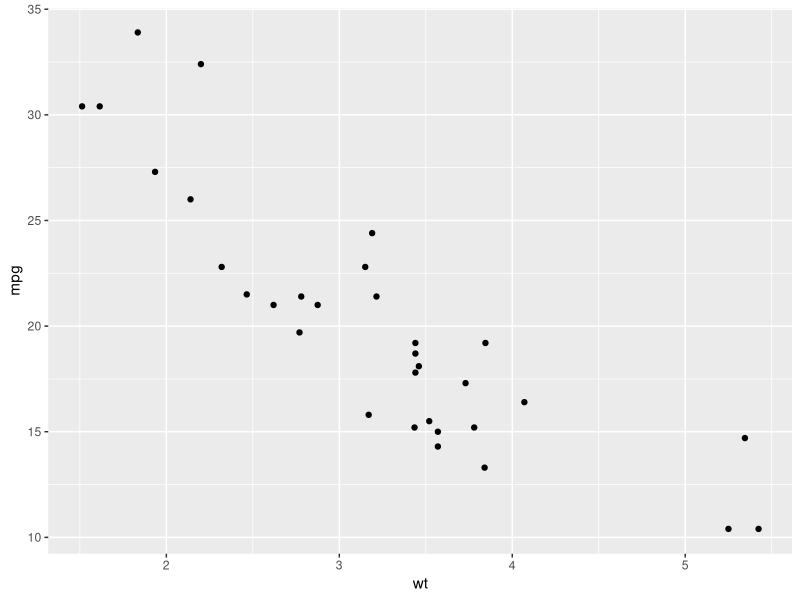
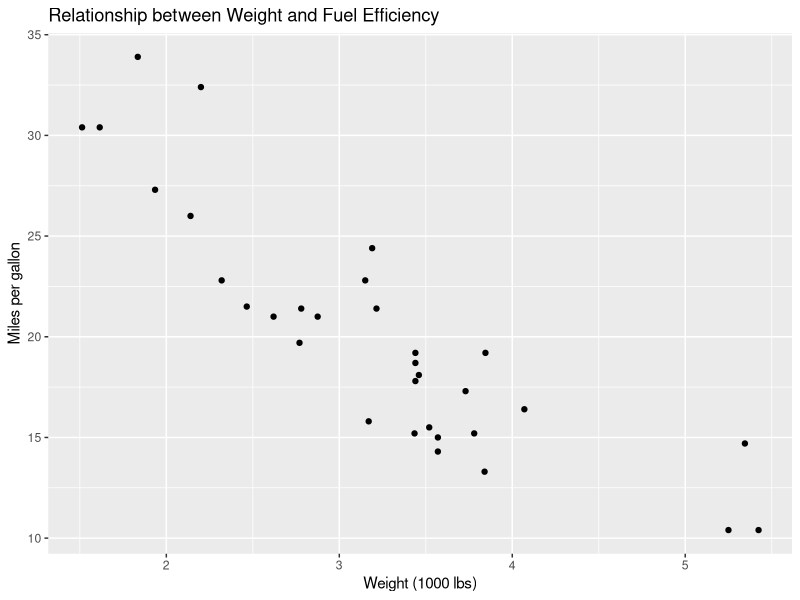
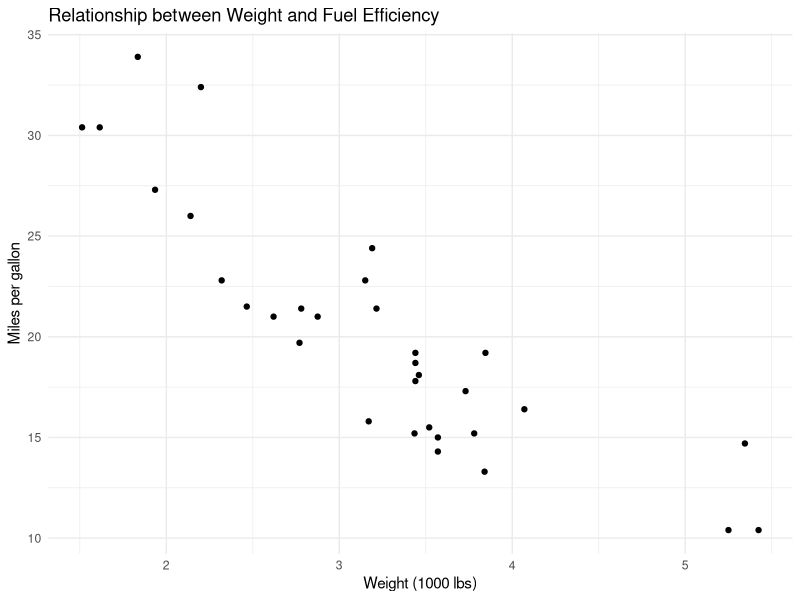
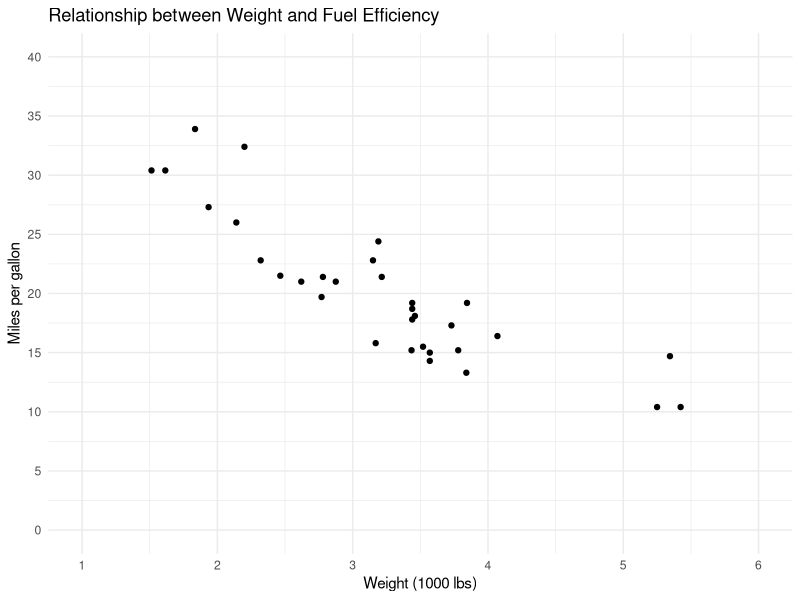
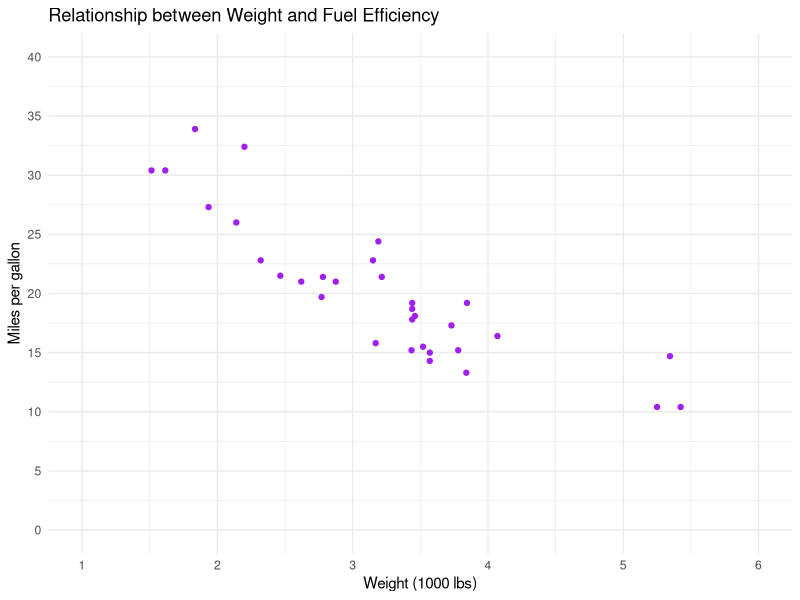
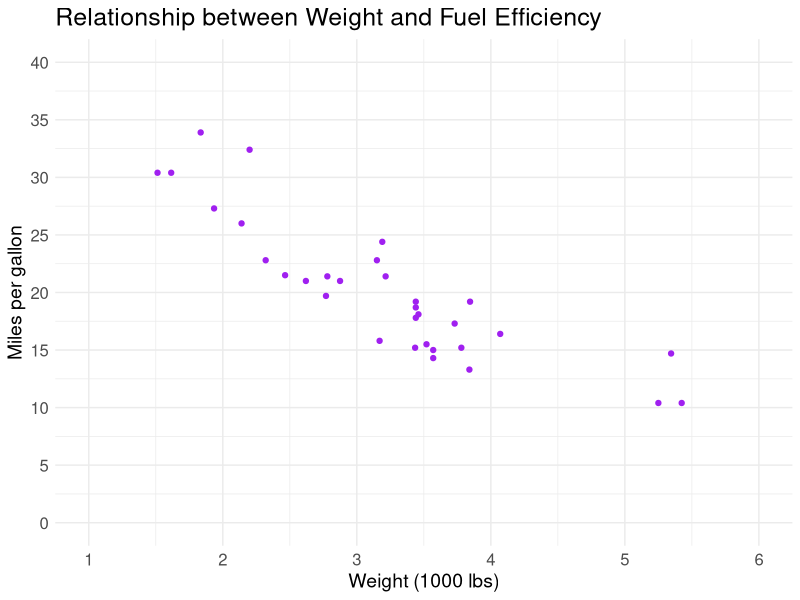
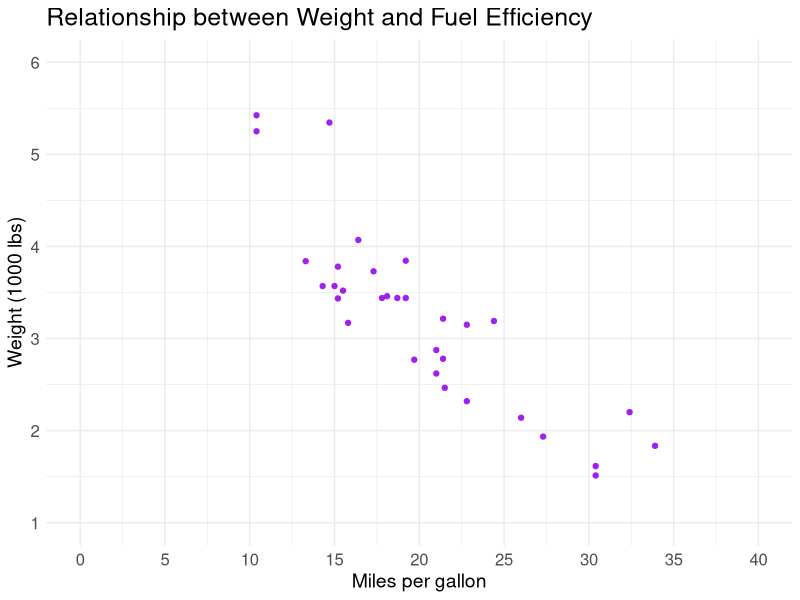
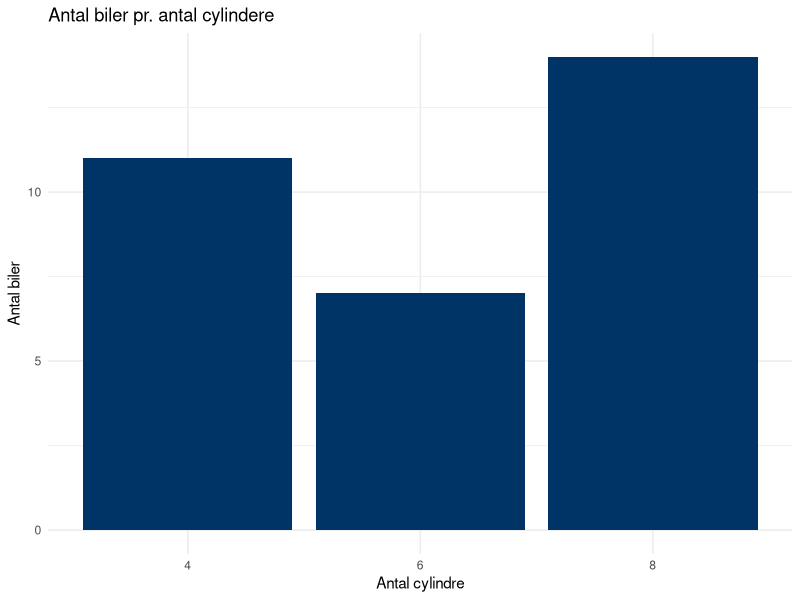

The R script that drew these images, in order:
## ---- chunk 1
library(ggplot2)

ggplot(data = mtcars) +
  aes(x = wt, y = mpg) +
  geom_point()

## ---- chunk 2
library(ggplot2)

ggplot(data = mtcars) +
  aes(x = wt, y = mpg) +
  geom_point() +
  labs(
    title = "Relationship between Weight and Fuel Efficiency",
    x = "Weight (1000 lbs)",
    y = "Miles per gallon"
  )

## ---- chunk 3
library(ggplot2)

ggplot(data = mtcars) +
  aes(x = wt, y = mpg) +
  geom_point() +
  labs(
    title = "Relationship between Weight and Fuel Efficiency",
    x = "Weight (1000 lbs)",
    y = "Miles per gallon") +
  theme_minimal()

## ---- chunk 4
library(ggplot2)

ggplot(data = mtcars) +
  aes(x = wt, y = mpg) +
  geom_point() +
  labs(
    title = "Relationship between Weight and Fuel Efficiency",
    x = "Weight (1000 lbs)",
    y = "Miles per gallon") +
  theme_minimal()+
  scale_x_continuous(limits = c(1, 6), breaks = seq(1, 6, by = 1)) +
  scale_y_continuous(limits = c(0, 40), breaks = seq(0, 40, by = 5)) 
## ---- chunk 5
library(ggplot2)

ggplot(data = mtcars) +
  aes(x = wt, y = mpg) +
  geom_point(color="purple") +
  labs(
    title = "Relationship between Weight and Fuel Efficiency",
    x = "Weight (1000 lbs)",
    y = "Miles per gallon") +
  theme_minimal()+
  scale_x_continuous(limits = c(1, 6), breaks = seq(1, 6, by = 1)) +
  scale_y_continuous(limits = c(0, 40), breaks = seq(0, 40, by = 5)) 
## ---- chunk 6
library(ggplot2)

ggplot(data = mtcars) +
  aes(x = wt, y = mpg) +
  geom_point(color="purple") +
  labs(
    title = "Relationship between Weight and Fuel Efficiency",
    x = "Weight (1000 lbs)",
    y = "Miles per gallon"
  ) +
  theme_minimal() +
  scale_x_continuous(limits = c(1, 6), breaks = seq(1, 6, by = 1)) +
  scale_y_continuous(limits = c(0, 40), breaks = seq(0, 40, by = 5))+
  theme(
    plot.title = element_text(size = 18),          # Ændrer titelstørrelsen
    axis.title.x = element_text(size = 14),        # Ændrer størrelsen på x-aksetitlen
    axis.title.y = element_text(size = 14),        # Ændrer størrelsen på y-aksetitlen
    axis.text.x = element_text(size = 12),         # Ændrer størrelsen på x-akse tekst (ticks)
    axis.text.y = element_text(size = 12))          # Ændrer størrelsen på y-akse tekst (ticks)

## ---- chunk 7
library(ggplot2)

ggplot(data = mtcars) +
  aes(x = wt, y = mpg) +
  geom_point(color="purple") +
  labs(
    title = "Relationship between Weight and Fuel Efficiency",
    x = "Weight (1000 lbs)",
    y = "Miles per gallon"
  ) +
  theme_minimal() +
  scale_x_continuous(limits = c(1, 6), breaks = seq(1, 6, by = 1)) +
  scale_y_continuous(limits = c(0, 40), breaks = seq(0, 40, by = 5))+
  theme(
    plot.title = element_text(size = 18),          # Ændrer titelstørrelsen
    axis.title.x = element_text(size = 14),        # Ændrer størrelsen på x-aksetitlen
    axis.title.y = element_text(size = 14),        # Ændrer størrelsen på y-aksetitlen
    axis.text.x = element_text(size = 12),         # Ændrer størrelsen på x-akse tekst (ticks)
    axis.text.y = element_text(size = 12)) +  # Ændrer størrelsen på y-akse tekst (ticks) 
  coord_flip() # Roterer akserne

## ---- chunk 8
ggplot(mtcars) +
  aes(x = factor(cyl)) +  # Omform cyl til en kategorisk variabel
  geom_bar(fill = "#003366") +
  labs(
    title = "Antal biler pr. antal cylindere",
    x = "Antal cylindre",
    y = "Antal biler"
  ) +
  theme_minimal()
## ---- chunk 9
ggplot(mtcars) +
  aes(x = mpg) +
  geom_histogram(binwidth = 2, fill = "#003366", color = "black") +
  labs(
    title = "Histogram af brændstoføkonomi",
    x = "Miles per gallon (mpg)",
    y = "Antal biler"
  ) +
  theme_minimal()
## ---- chunk 10
ggplot(mtcars) +
  aes(x = "", y = mpg) +  # "" for at undgå en x-akse kategori, og y for at angive mpg
  geom_boxplot(fill = "#003366", color = "black") +  # Ændring af farver
  labs(
    title = "Boksplot af brændstoføkonomi",
    x = "",  # Tomt for at undgå en x-akse etiket
    y = "Miles per gallon (mpg)"
  ) +
  theme_minimal()
## ---- chunk 11
ggplot(mtcars) +
  aes(x = factor(cyl), fill = factor(gear)) +
  geom_bar(position = "dodge") +
  labs(
    title = "Fordeling af biler pr. cylinder og gear",
    x = "Antal cylindre",
    y = "Antal biler",
    fill = "Antal gear"
  ) +
  theme_minimal()
## ---- chunk 12
ggplot(mtcars) +
  aes(x = factor(cyl), y = factor(gear)) +
  geom_jitter(width = 0.2, height = 0.2) +
  labs(
    title = "Spredning af biler mellem cylinder og gear",
    x = "Antal cylindre",
    y = "Antal gear"
  ) +
  theme_minimal()
## ---- chunk 13
ggplot(mtcars) +
  aes(x = factor(cyl), y = mpg) +
  geom_boxplot() +
  labs(
    title = "Brændstoføkonomi pr. cylinder",
    x = "Antal cylindre",
    y = "Miles per gallon"
  ) +
  theme_minimal()
## ---- chunk 14
ggplot(mtcars) +
  aes(x = wt, y = mpg) +
  geom_point() +
  labs(
    title = "Sammenhæng mellem vægt og brændstoføkonomi",
    x = "Vægt (1000 lbs)",
    y = "Miles per gallon"
  ) +
  theme_minimal()
## ---- chunk 15
ggplot(mtcars) +
  aes(x = wt, y = mpg) +
  geom_point() +
  geom_smooth(method = "lm", color = "blue", se = FALSE) +  # Tilføjer en lineær regressionslinje
  labs(
    title = "Sammenhæng mellem vægt og brændstoføkonomi",
    x = "Vægt (1000 lbs)",
    y = "Miles per gallon"
  ) +
  theme_minimal()
## ---- chunk 16
mit_ggplot_objekt <- ggplot(mtcars) +
  aes(x = wt, y = mpg) +
  geom_point() +
  geom_smooth(method = "lm", color = "blue", se = FALSE) +  # Tilføjer en lineær regressionslinje
  labs(
    title = "Sammenhæng mellem vægt og brændstoføkonomi",
    x = "Vægt (1000 lbs)",
    y = "Miles per gallon"
  ) +
  theme_minimal()

# Gem mit plot i R-project mappen på computeren
ggsave("mit_plot.jpeg", plot = mit_ggplot_objekt, width = 10, height = 8)
